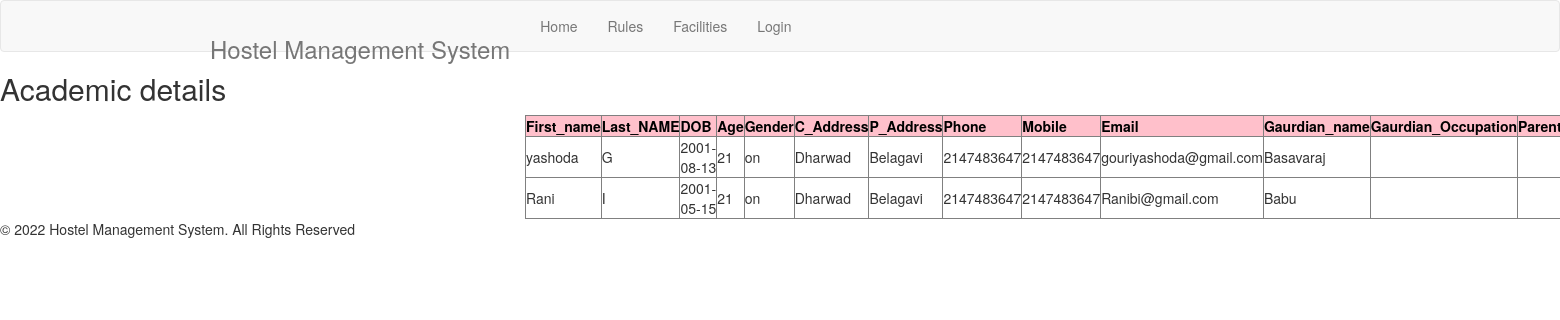
Page /fonts/Enroll/enroll_student_view.php on the committed database.
### tables this page shows
CREATE TABLE `enroll_student` (
  `id` int(11) NOT NULL,
  `first_name` varchar(50) NOT NULL,
  `last_name` varchar(50) NOT NULL,
  `dob` date NOT NULL,
  `age` varchar(50) NOT NULL,
  `gender` varchar(20) NOT NULL,
  `c_address` varchar(50) NOT NULL,
  `p_address` varchar(50) NOT NULL,
  `phone` varchar(10) NOT NULL,
  `mobile` varchar(10) NOT NULL,
  `email` varchar(50) NOT NULL,
  `gaurdian_name` varchar(20) NOT NULL,
  `occupation` varchar(20) NOT NULL,
  `parents_contact_no` varchar(10) NOT NULL,
  `course` varchar(50) NOT NULL,
  `sem` varchar(20) NOT NULL,
  `block_name` varchar(50) NOT NULL
);

### fonts/Enroll/enroll_student_view.php (the view, shortened to what this page needs)
<?php include('header.php');?>
	<div class="innerpages_banner">
		<h2>Academic details</h2>
</div>
<div class="popular-section-wthree ">
	<div class="container">
				<div class="service_top_grids">
			  <div class="col-md-4 service-grid1">
	<table width="400" height="100" border="1" cellpadding="10">
		<tr style="background-color: pink;color: black">
			<th>First_name</th>
			<th>Last_NAME</th>
			<th>DOB</th>
			<th>Age</th>
			<th>Gender</th>
			<th>C_Address</th>
			<th>P_Address</th>
			<th>Phone</th>
			<th>Mobile</th>
			<th>Email</th>
			<th>Gaurdian_name</th>
			<th>Gaurdian_Occupation</th>
			<th>Parent_contact_no</th>
		</tr>
		<?php
		include('dbcon.php');
		$sql="select * from enroll_student";
		$rs=mysqli_query($con,$sql);
		while($row=mysqli_fetch_array($rs))
		{
			?>
			<tr>
				<td><?php echo $row['first_name'];?></td>
				<td><?php echo $row['last_name'];?></td>
				<td><?php echo $row['dob'];?></td>
				<td><?php echo $row['age'];?></td>
				<td><?php echo $row['gender'];?></td>
				<td><?php echo $row['c_address'];?></td>
				<td><?php echo $row['p_address'];?></td>
				<td><?php echo $row['phone'];?></td>
				<td><?php echo $row['mobile'];?></td>
				<td><?php echo $row['email'];?></td>
				<td><?php echo $row['gaurdian_name'];?></td>
				<td><?php echo $row['gaurdian_occupation'];?></td>
				<td><?php echo $row['parent_contact_no'];?></td>
			</tr>
			<?php
		}
		?>
	</table>
<?php include('footer.php');?>

### header.php (shortened to what this page needs)
<!DOCTYPE html>
<html lang="en">
<head>
<link href="css/bootstrap.css" rel="stylesheet" type="text/css" media="all" />
<link href="css/services.css" rel="stylesheet" type="text/css" media="all" />
<link href="css/style.css" rel="stylesheet" type="text/css" media="all" />
<link href="css/font-awesome.css" rel="stylesheet">
</head>
<body>
	<div class="header" id="home">
		<div class="content white">
			<nav class="navbar navbar-default" role="navigation">
				<div class="container">
					<div class="navbar-header">
						<a class="navbar-brand" href="index.html">
							<h1 style="font-size:24px;">Hostel Management System</h1>
						</a>
					</div>
					<div class="collapse navbar-collapse" id="bs-example-navbar-collapse-1">
						<nav
							<ul class="nav navbar-nav">
								<li><a href="index.html" class="active">Home</a></li>
								<li><a href="rules.html">Rules</a></li>
								<li><a href="services.html" class="active">Facilities</a></li>
								<li><a href="login.jsp">Login</a></li>
						</nav>
					</div>
				</div>
			</nav>
		</div>
	</div>

### footer.php (shortened to what this page needs)
</div>
			  <div class="clearfix"> </div>
				</div>
  </div>
</div>
<div class="footer">
			<div class="agileinfo_copyright">
				<p>© 2022 Hostel Management System. All Rights Reserved
				</p>
			</div>
		</div>
</body>
</html>

### header.php (style rules this page uses)
table { margin-left: 300px; }

### rows in the picture
enroll_student: first_name "yashoda", last_name "G", dob "2001-08-13", age "21", gender "on", c_address "Dharwad", p_address "Belagavi", phone "2147483647", mobile "2147483647", email "gouriyashoda@gmail.com", gaurdian_name "Basavaraj"
enroll_student: first_name "Rani", last_name "I", dob "2001-05-15", age "21", gender "on", c_address "Dharwad", p_address "Belagavi", phone "2147483647", mobile "2147483647", email "Ranibi@gmail.com", gaurdian_name "Babu"
